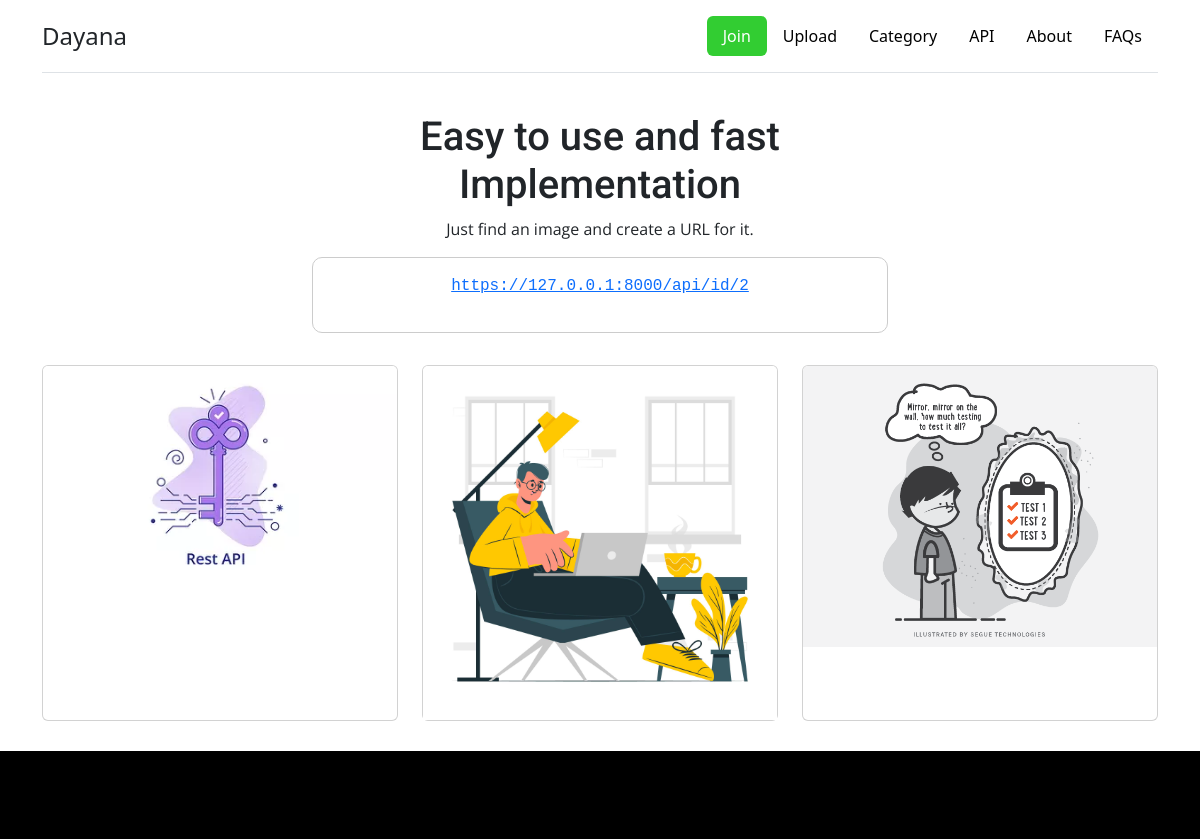
Before: /images/ with the older database file.
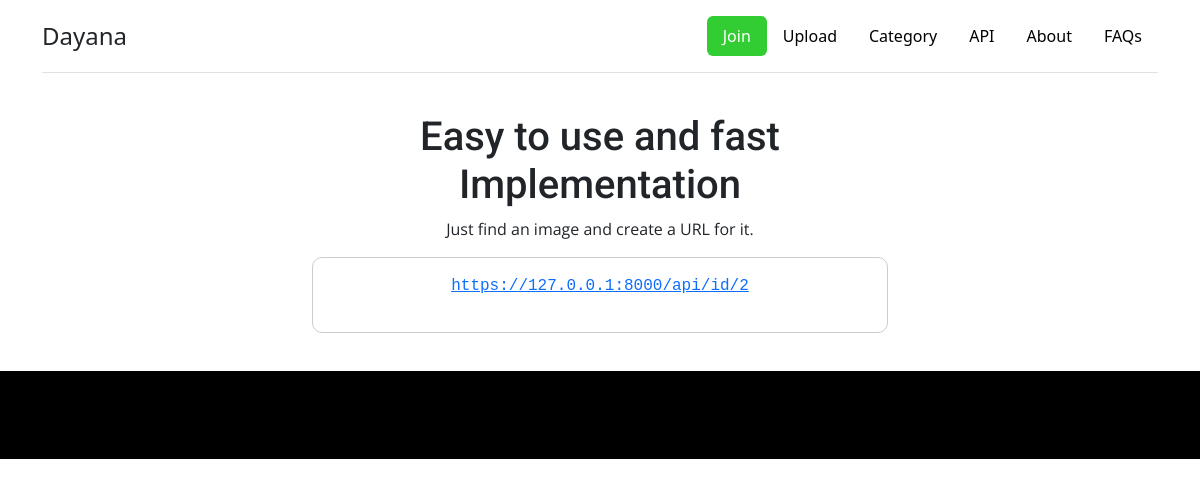
After: the same page with the newer database file.
### images/models.py (models this page shows)
class Images(models.Model):
    options = (
        ('active', 'Active'),
        ('deactivated','Deactivated')
    )
    category = models.ForeignKey(Category, on_delete=models.PROTECT, default=1)
    title = models.CharField(max_length=250)
    alt = models.TextField(null=True)
    image = models.ImageField(
        upload_to=user_directory_path, default='posts/default.jpg')
    slug =models.SlugField(max_length=250, unique_for_date='created')
    created = models.DateTimeField(default=timezone.now)
    author = models.ForeignKey(User, on_delete=models.PROTECT,related_name='author')
    status = models.CharField(max_length=11,choices=options,default = 'active')

### images/views.py (the view)
# urls.py: path('images/',ImagesListView.as_view(),name='images'),
class ImagesListView(ListView):
    model = Images
    template_name = 'images/all_image.html'

### templates/images/all_image.html (shortened to what this page needs)
{% extends "../base/base.html" %} {% block title %} Welcome to APi service  {% endblock%}
 {% block content %}
<section class="jumbotron text-center py-3">
  <div class="container" style="max-width: 600px">
    <h1 class="txt-robo h1">Easy to use and fast Implementation </h1>
    <p>
      Just find an image and create a URL for it.
    </p>
    <pre
      class="bg-white pt-3"
    ><code><a href="http://127.0.0.1:8000/api/id/2">https://127.0.0.1:8000/api/id/2</a></code>
            </pre>
  </div>
</section>
<div class="container" style="margin-bottom: 30px">
  <div class="row row-cols-1 row-cols-md-3 g-4">
    {% for post in object_list %}
    <div class="col">
      <div class="card h-100">
        <img src="{{post.image.url}}" class="card-img-top" alt="Image 1" />
      </div>
    </div>
    {% endfor %}
  </div>
</div>
{% include "base/footer.html" %}
{%endblock %}

Changed rows visible on the page:
removed Images: image (picture)
removed Images: image (picture)
removed Images: image (picture)
